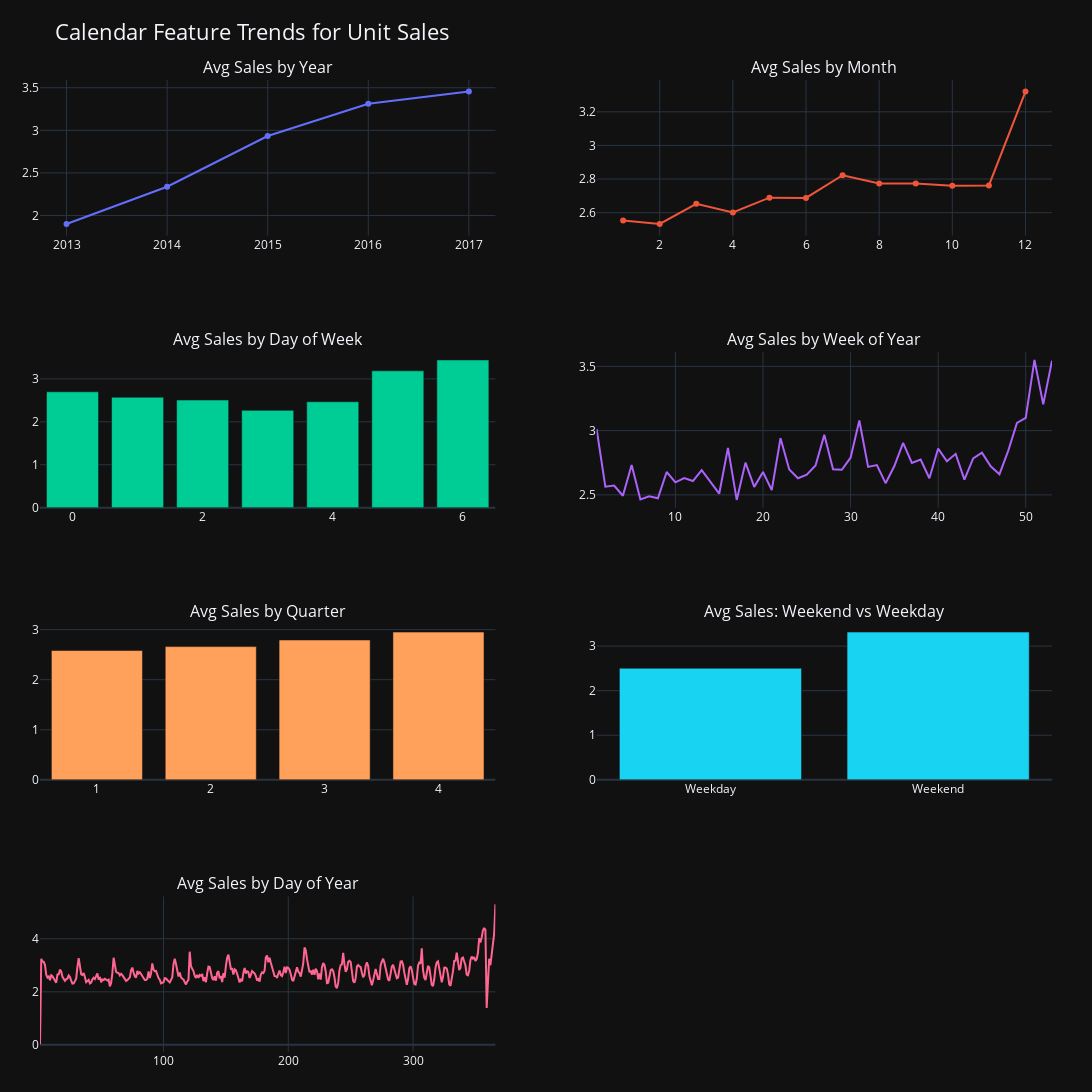

The code cell stored with this chart in its notebook:
### Markdown cell above
### 🗓 Temporal Feature Enrichment: Structuring Time for Predictive Power

We’ve successfully enriched the dataset with **core date-based features**—`year`, `month`, `day`, `day_of_week`, and `week_of_year`—across all **35,069,356 records**. This transformation adds temporal structure to every store–item–day combination, enabling the modeling pipeline to capture seasonality, weekday effects, and calendar-driven demand shifts. The `date` column has been fully converted to `datetime`, unlocking compatibility with time-series operations and external datasets.

The **Average Sales by Day of Week** visualization reveals clear behavioral patterns:  
- **Lowest sales** occur midweek (**day 3**, Wednesday)  
- **Highest sales** peak on **day 6**, Saturday  

This confirms a **weekend-driven demand cycle**, validating `day_of_week` as a high-value predictive feature. It also suggests opportunities for **calendar-aware promotions**, **staffing optimization**, and **inventory planning** aligned to weekly rhythms.

These diagnostics confirm that our **temporal foundation is structurally complete and behaviorally expressive**. With no missing days and consistent daily coverage, the dataset is now primed for deeper feature engineering—such as lag variables, rolling statistics, and holiday proximity indicators—ensuring that time-aware models can fully leverage the rhythm and seasonality of retail demand.

### Code cell
pipeline.plot_calendar_trends()

### Figure 1 — Plotly figure (JSON) as saved in the notebook; plotly's stock layout.template omitted (floating-point values rounded to 4 significant figures; data arrays with more than 128 entries replaced by an {"elided": "..."} marker saying what was removed)
{"data": [{"mode": "lines+markers", "name": "Year", "type": "scatter", "x": [2013, 2014, 2015, 2016, 2017], "xaxis": "x", "y": [1.901, 2.338, 2.933, 3.313, 3.456], "yaxis": "y"}, {"mode": "lines+markers", "name": "Month", "type": "scatter", "x": [1, 2, 3, 4, 5, 6, 7, 8, 9, 10, 11, 12], "xaxis": "x2", "y": [2.554, 2.533, 2.653, 2.601, 2.689, 2.688, 2.823, 2.773, 2.773, 2.76, 2.762, 3.321], "yaxis": "y2"}, {"name": "Day of Week", "type": "bar", "x": [0, 1, 2, 3, 4, 5, 6], "xaxis": "x3", "y": [2.699, 2.573, 2.507, 2.267, 2.467, 3.187, 3.441], "yaxis": "y3"}, {"mode": "lines", "name": "Week of Year", "type": "scatter", "x": [1, 2, 3, 4, 5, 6, 7, 8, 9, 10, 11, 12, 13, 14, 15, 16, 17, 18, 19, 20, 21, 22, 23, 24, 25, 26, 27, 28, 29, 30, 31, 32, 33, 34, 35, 36, 37, 38, 39, 40, 41, 42, 43, 44, 45, 46, 47, 48, 49, 50, 51, 52, 53], "xaxis": "x4", "y": [3.013, 2.564, 2.572, 2.493, 2.732, 2.464, 2.489, 2.473, 2.678, 2.598, 2.63, 2.607, 2.693, 2.6, 2.509, 2.866, 2.461, 2.751, 2.562, 2.678, 2.537, 2.94, 2.698, 2.63, 2.656, 2.729, 2.967, 2.699, 2.696, 2.789, 3.078, 2.718, 2.732, 2.591, 2.724, 2.904, 2.749, 2.775, 2.629, 2.86, 2.761, 2.819, 2.619, 2.784, 2.829, 2.722, 2.661, 2.842, 3.061, 3.1, 3.55, 3.204, 3.544], "yaxis": "y4"}, {"name": "Quarter", "type": "bar", "x": [1, 2, 3, 4], "xaxis": "x5", "y": [2.581, 2.66, 2.792, 2.95], "yaxis": "y5"}, {"name": "Weekend", "type": "bar", "x": ["Weekday", "Weekend"], "xaxis": "x6", "y": [2.503, 3.314], "yaxis": "y6"}, {"mode": "lines", "name": "Day of Year", "type": "scatter", "x": {"elided": "366 int values"}, "xaxis": "x7", "y": {"elided": "366 float values"}, "yaxis": "y7"}], "layout": {"annotations": [{"font": {"size": 16}, "showarrow": false, "text": "Avg Sales by Year", "x": 0.225, "xanchor": "center", "xref": "paper", "y": 1, "yanchor": "bottom", "yref": "paper"}, {"font": {"size": 16}, "showarrow": false, "text": "Avg Sales by Month", "x": 0.775, "xanchor": "center", "xref": "paper", "y": 1, "yanchor": "bottom", "yref": "paper"}, {"font": {"size": 16}, "showarrow": false, "text": "Avg Sales by Day of Week", "x": 0.225, "xanchor": "center", "xref": "paper", "y": 0.72, "yanchor": "bottom", "yref": "paper"}, {"font": {"size": 16}, "showarrow": false, "text": "Avg Sales by Week of Year", "x": 0.775, "xanchor": "center", "xref": "paper", "y": 0.72, "yanchor": "bottom", "yref": "paper"}, {"font": {"size": 16}, "showarrow": false, "text": "Avg Sales by Quarter", "x": 0.225, "xanchor": "center", "xref": "paper", "y": 0.44, "yanchor": "bottom", "yref": "paper"}, {"font": {"size": 16}, "showarrow": false, "text": "Avg Sales: Weekend vs Weekday", "x": 0.775, "xanchor": "center", "xref": "paper", "y": 0.44, "yanchor": "bottom", "yref": "paper"}, {"font": {"size": 16}, "showarrow": false, "text": "Avg Sales by Day of Year", "x": 0.225, "xanchor": "center", "xref": "paper", "y": 0.16, "yanchor": "bottom", "yref": "paper"}], "height": 1600, "margin": {"b": 40, "l": 40, "r": 40, "t": 80}, "showlegend": false, "title": {"font": {"size": 22}, "text": "Calendar Feature Trends for Unit Sales"}, "width": 1200, "xaxis": {"anchor": "y", "domain": [0, 0.45]}, "xaxis2": {"anchor": "y2", "domain": [0.55, 1]}, "xaxis3": {"anchor": "y3", "domain": [0, 0.45]}, "xaxis4": {"anchor": "y4", "domain": [0.55, 1]}, "xaxis5": {"anchor": "y5", "domain": [0, 0.45]}, "xaxis6": {"anchor": "y6", "domain": [0.55, 1]}, "xaxis7": {"anchor": "y7", "domain": [0, 0.45]}, "xaxis8": {"anchor": "y8", "domain": [0.55, 1]}, "yaxis": {"anchor": "x", "domain": [0.84, 1]}, "yaxis2": {"anchor": "x2", "domain": [0.84, 1]}, "yaxis3": {"anchor": "x3", "domain": [0.56, 0.72]}, "yaxis4": {"anchor": "x4", "domain": [0.56, 0.72]}, "yaxis5": {"anchor": "x5", "domain": [0.28, 0.44]}, "yaxis6": {"anchor": "x6", "domain": [0.28, 0.44]}, "yaxis7": {"anchor": "x7", "domain": [0, 0.16]}, "yaxis8": {"anchor": "x8", "domain": [0, 0.16]}}}
